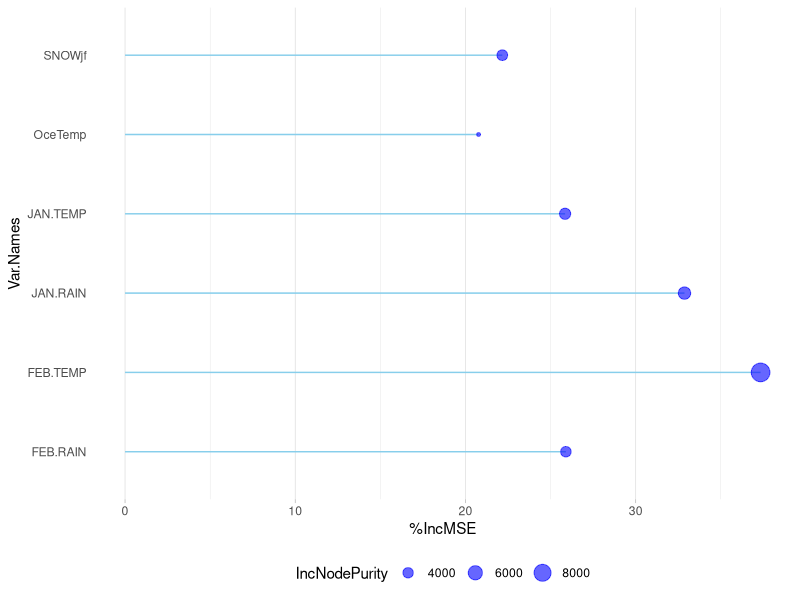

Write R code to recreate this figure. (Note: this script raises an error after producing the figure.)
#1. Loading Packages
library(randomForest)
library(ggplot2)
library(readxl)
library(tidyverse)
library(caret)

#2. Loading Data
CBloom4_24 <-read.table("Cherryblossom_2004-2024.txt",header =TRUE,sep="\t", fill = TRUE)

#3. Data preparation
# Create a new variable by summing two existing variables
CBloom4_24$OceTemp <- 2*CBloom4_24$EL.NINO+CBloom4_24$LA.NINA

#Dropping unwanted variables
CBloom4_24<-CBloom4_24[ , -c(1,3, 4, 5, 6,10,11,12,13,14,15,16)]

#Dropping rows with NA
CBloom4_24<-CBloom4_24[-c(22,23,24,25,26),]

#3. Fitting the random forest model with original dataset. 
set.seed(1237)
CBloom4_24.rg <- randomForest(PEAK ~ ., data=CBloom4_24, importance=TRUE,
                        proximity=TRUE)

sqrt(sum((CBloom4_24.rg$predicted - CBloom4_24$PEAK)^2) / nrow(CBloom4_24))

#4. Generating the bootstrap sample
set.seed(25)
bootdataCBloom4_24=CBloom4_24[sample(nrow(CBloom4_24), 1000, replace=TRUE), ]
head(bootdataCBloom4_24)
nrow(bootdataCBloom4_24)
str(bootdataCBloom4_24)

#5. Importing training and testing datasets from the mlr splitting 
h_train <- read_excel("h_train.xlsx")
h_train <- h_train |> mutate(across(c(OceTemp),as.factor))
head(h_train)

h_test <- read_excel("h_test.xlsx")
h_test <- h_test |> mutate(across(c(OceTemp),as.factor))
head(h_test)

#6. Training the random forest model with the bootstrap dataset
set.seed(25)
CBloom4_24.rgBoot <- randomForest(PEAK ~ ., data=h_train, importance=TRUE,
                        proximity=TRUE)

sqrt(sum((CBloom4_24.rgBoot$predicted - h_train$PEAK)^2) / nrow(h_train))

#Extracting feature importance

importance(CBloom4_24.rgBoot)
importance(CBloom4_24.rgBoot, type=1)

#7. Visualize variable importance ----------------------------------------------

# Get variable importance from the model fit
ImpData <- as.data.frame(importance(CBloom4_24.rgBoot))
ImpData$Var.Names <- row.names(ImpData)

ggplot(ImpData, aes(x=Var.Names, y=`%IncMSE`)) +
  geom_segment( aes(x=Var.Names, xend=Var.Names, y=0, yend=`%IncMSE`), color="skyblue") +
  geom_point(aes(size = IncNodePurity), color="blue", alpha=0.6) +
  theme_light() +
  coord_flip() +
  theme(
    legend.position="bottom",
    panel.grid.major.y = element_blank(),
    panel.border = element_blank(),
    axis.ticks.y = element_blank()
  )
set.seed(1234)
system.time(rf_fit<-train(PEAK~.,data = h_train, method ='rf', importance =TRUE, 
                          trControl = trainControl(method = 'cv', number = 10 )))
rf_fit
#Evaluate variable Importance
varImp(rf_fit)
importance(rf_fit$finalModel)

#Evaluate model performance on the test set
rf_RMSE <-sqrt(mean((h_test$PEAK - predict(rf_fit$finalModel, h_test))^2))
rf_RMSE




